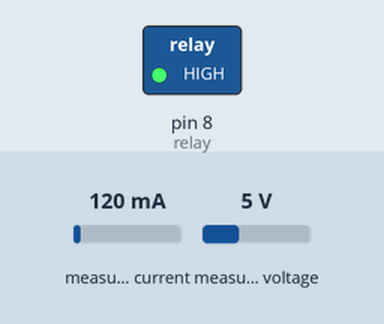
This sketch was run on a simulated Arduino Uno, built with avr-gcc and run on an emulated ATmega328P. Shown: switched loads named in the sketch (green lamp = pin HIGH). Wiring (inferred from the names in the program): INA219 current sensor at I2C address 0x45. Inputs (shaded band) come from the test bench; at power-on: measured current 120 mA, measured voltage 5 V.

Above: at 1.0 s.
At 3.0 s:
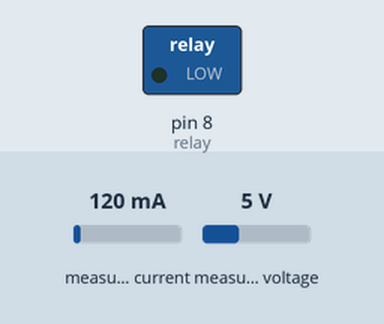
Timing chart, 0 to 5.2 s (numbered marks = the images above):
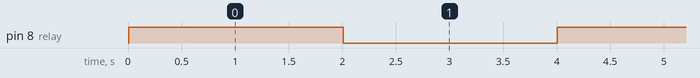

Measured:
- by itself, pin 8 (relay): alternates HIGH for 2.0 s and LOW for 2.0 s

The sketch:

wattMeter.ino
```cpp
// (licence header left out)
#include <Wire.h>
#include "DFRobot_INA219.h"

/**
 * @fn DFRobot_INA219_IIC
 * @brief pWire I2C controller pointer
 * @param i2caddr  I2C address
 * @n INA219_I2C_ADDRESS1  0x40   A0 = 0  A1 = 0
 * @n INA219_I2C_ADDRESS2  0x41   A0 = 1  A1 = 0
 * @n INA219_I2C_ADDRESS3  0x44   A0 = 0  A1 = 1
 * @n INA219_I2C_ADDRESS4  0x45   A0 = 1  A1 = 1
  */
DFRobot_INA219_IIC     ina219(&Wire, INA219_I2C_ADDRESS4);

// Revise the following two paramters according to actual reading of the INA219 and the multimeter
// for linearly calibration
float ina219Reading_mA = 1000;
float extMeterReading_mA = 1000;

//relay
int relay = 8;

void setup()
{
    Serial.begin(9600);
    //Open the serial port
    while(!Serial);

    Serial.println();
    //Initialize the sensor
    while(ina219.begin() != true) {
        Serial.println("INA219 begin faild");
        delay(2000);
    }
    //Linear calibration
    ina219.linearCalibrate(/*The measured current before calibration*/ina219Reading_mA, /*The current measured by other current testers*/extMeterReading_mA);
    Serial.println();

    //relay
    pinMode(relay,OUTPUT);
}

void wattMeter()
{
    Serial.print("BusVoltage:   ");
    Serial.print(ina219.getBusVoltage_V(), 2);
    Serial.println("V");
    Serial.print("ShuntVoltage: ");
    Serial.print(ina219.getShuntVoltage_mV(), 3);
    Serial.println("mV");
    Serial.print("Current:      ");
    Serial.print(ina219.getCurrent_mA(), 1);
    Serial.println("mA");
    Serial.print("Power:        ");
    Serial.print(ina219.getPower_mW(), 1);
    Serial.println("mW");
    Serial.println("");
    delay(1000);
}

void loop () {
  digitalWrite (relay,HIGH);
  delay (2000);
  digitalWrite (relay ,LOW);
  delay(2000);
}
```
